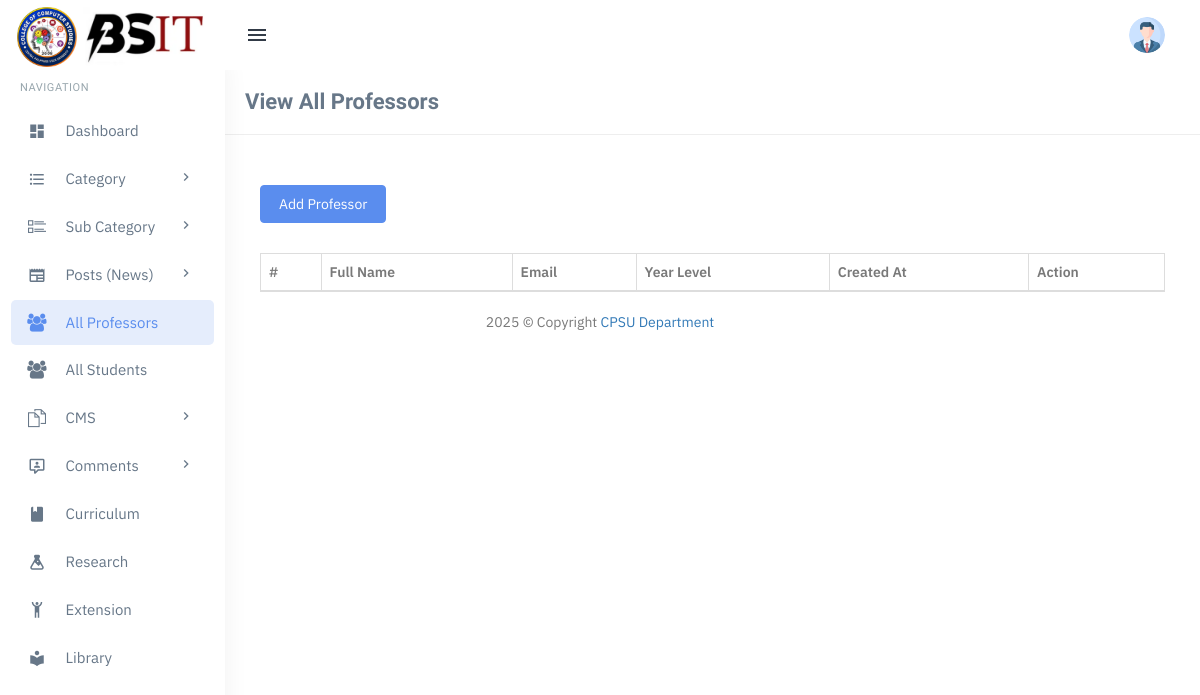
Page /admin/all-professors.php on the earlier database version.
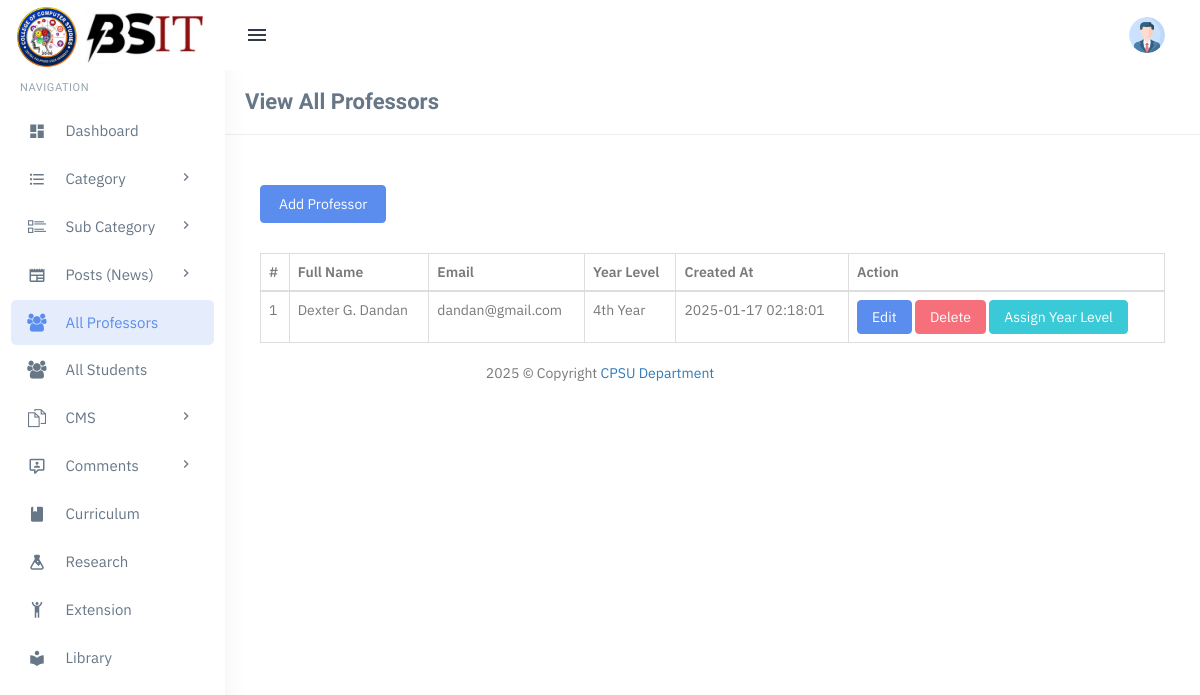
Same page on the later database version.
### tables this page shows
CREATE TABLE `professors` (
  `id` int(11) NOT NULL,
  `full_name` varchar(255) NOT NULL,
  `email` varchar(255) NOT NULL,
  `password` varchar(255) NOT NULL,
  `created_at` timestamp NOT NULL DEFAULT current_timestamp(),
  `profile_image` varchar(255) DEFAULT NULL,
  `year_level` varchar(20) DEFAULT 'Unassigned'
);

### admin/all-professors.php (the view, shortened to what this page needs)
<?php
include('includes/config.php');
?>
<?php include('includes/topheader.php'); ?>
<?php include('includes/leftsidebar.php'); ?>
<div class="content-page">
    <div class="content">
        <div class="container">
            <div class="row">
                <div class="col-xs-12">
                    <div class="page-title-box">
                        <h4 class="page-title">View All Professors</h4>
                        <div class="clearfix"></div>
                    </div>
                </div>
            </div>
            <div class="row">
                <div class="col-md-12">
                    <div class="demo-box m-t-20">
                        <div class="m-b-30">
                            <a href="add-professors.php">
                                <button class="btn btn-custom waves-effect waves-light btn-md">Add Professor</button>
                            </a>
                        </div>
                        <div class="table-responsive">
                            <table class="table m-0 table-bordered" id="example">
                                <thead>
                                    <tr>
                                        <th>#</th>
                                        <th>Full Name</th>
                                        <th>Email</th>
                                        <th>Year Level</th>
                                        <th>Created At</th>
                                        <th>Action</th>
                                    </tr>
                                </thead>
                                <tbody>
                                    <?php
                                    $query = mysqli_query($con, "SELECT * FROM professors");
                                    $cnt = 1;
                                    while ($row = mysqli_fetch_array($query)) {
                                    ?>
                                    <tr>
                                        <td><?php echo $cnt; ?></td>
                                        <td><?php echo $row['full_name']; ?></td>
                                        <td><?php echo $row['email']; ?></td>
                                        <td><?php echo $row['year_level'] ?: 'Unassigned'; ?></td>
                                        <td><?php echo $row['created_at']; ?></td>
                                        <td>
                                            <a href="edit-professors.php?pid=<?php echo $row['id']; ?>">
                                                <button class="btn btn-primary">Edit</button>
                                            </a>
                                            <a href="all-professors.php?action=del&rid=<?php echo $row['id']; ?>" onclick="return confirm('Are you sure you want to delete?')">
                                                <button class="btn btn-danger">Delete</button>
                                            </a>
                                            <a href="assign-professors.php?pid=<?php echo $row['id']; ?>" class="btn btn-info">Assign Year Level</a>
                                        </td>
                                    </tr>
                                    <?php
                                    $cnt++;
                                    }
                                    ?>
                                </tbody>
                            </table>
                        </div>
                    </div>
                </div>
            </div>
        </div>
    </div>
</div>
<?php include('includes/footer.php'); ?>

Differences in the rows shown:
added professors: full_name "Dexter G. Dandan", email "dandan@gmail.com", year_level "4th Year", created_at "2025-01-17 02:18:01"
